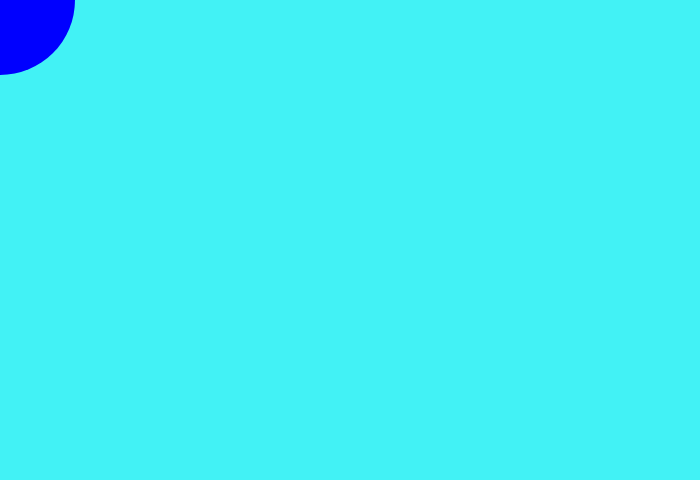
Frame 1 (no input)
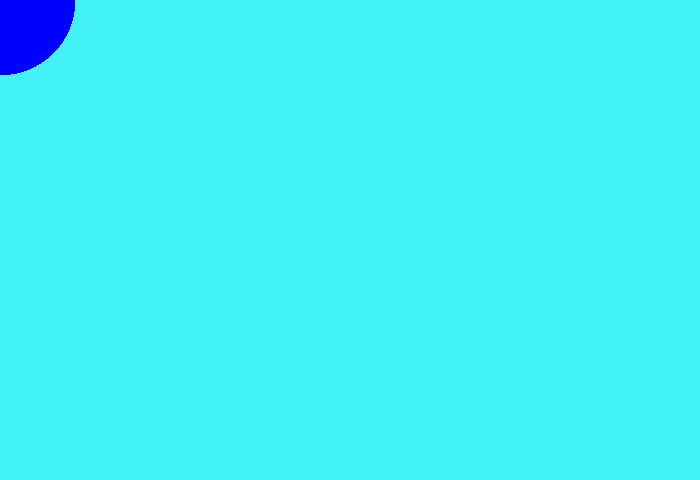
Frame 60 (no input)
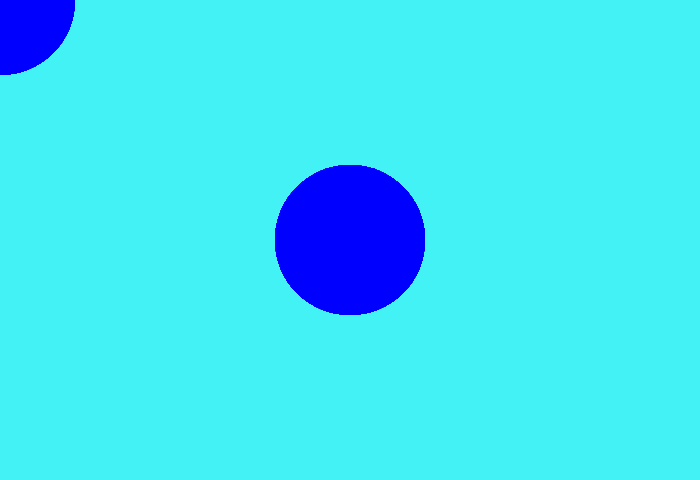
Frame 120 (the mouse pressed at the canvas centre since frame 60)

The p5.js sketch that drew these frames (run headless with seeded random() and noise() and a simulated clock; from frame 60 on, the mouse is pressed at the canvas centre):

// p5.js sketch
// ── sketch.js
function setup() {
  createCanvas(700, 480);

  background(66, 242, 245);

  strokeWeight(150);
  stroke("blue");
  //frameRate(10);
}

function draw() {
  let posY = mouseY;
  let posX = mouseX;
  point(posX, posY);
    
  jump();
}

function jump() {
  console.log('Jumpy!!!!');
}
